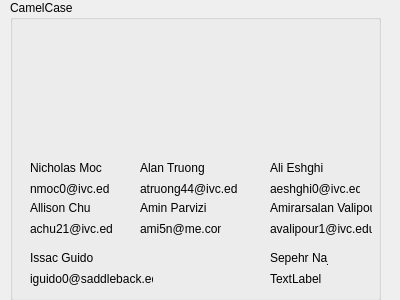
<?xml version="1.0" encoding="UTF-8"?>
<ui version="4.0">
 <class>contact</class>
 <widget class="QWidget" name="contact">
  <property name="geometry">
   <rect>
    <x>0</x>
    <y>0</y>
    <width>400</width>
    <height>300</height>
   </rect>
  </property>
  <property name="windowTitle">
   <string>Form</string>
  </property>
  <widget class="QGroupBox" name="groupBox">
   <property name="geometry">
    <rect>
     <x>10</x>
     <y>0</y>
     <width>371</width>
     <height>301</height>
    </rect>
   </property>
   <property name="title">
    <string>CamelCase</string>
   </property>
   <widget class="QLabel" name="label">
    <property name="geometry">
     <rect>
      <x>80</x>
      <y>-10</y>
      <width>221</width>
      <height>201</height>
     </rect>
    </property>
    <property name="text">
     <string>&lt;html&gt;&lt;head/&gt;&lt;body&gt;&lt;p&gt;&lt;img src=&quot;:/img/img/CamelCaseIncLogo.png&quot;/&gt;&lt;/p&gt;&lt;/body&gt;&lt;/html&gt;</string>
    </property>
   </widget>
   <widget class="QWidget" name="layoutWidget">
    <property name="geometry">
     <rect>
      <x>20</x>
      <y>160</y>
      <width>79</width>
      <height>36</height>
     </rect>
    </property>
    <layout class="QVBoxLayout" name="verticalLayout">
     <item>
      <widget class="QLabel" name="label_2">
       <property name="text">
        <string>Nicholas Moc</string>
       </property>
      </widget>
     </item>
     <item>
      <widget class="QLabel" name="label_4">
       <property name="text">
        <string>nmoc0@ivc.edu</string>
       </property>
      </widget>
     </item>
    </layout>
   </widget>
   <widget class="QWidget" name="layoutWidget">
    <property name="geometry">
     <rect>
      <x>130</x>
      <y>160</y>
      <width>97</width>
      <height>36</height>
     </rect>
    </property>
    <layout class="QVBoxLayout" name="verticalLayout_2">
     <item>
      <widget class="QLabel" name="label_3">
       <property name="text">
        <string>Alan Truong</string>
       </property>
      </widget>
     </item>
     <item>
      <widget class="QLabel" name="label_5">
       <property name="text">
        <string>atruong44@ivc.edu</string>
       </property>
      </widget>
     </item>
    </layout>
   </widget>
   <widget class="QWidget" name="layoutWidget">
    <property name="geometry">
     <rect>
      <x>260</x>
      <y>160</y>
      <width>90</width>
      <height>36</height>
     </rect>
    </property>
    <layout class="QVBoxLayout" name="verticalLayout_3">
     <item>
      <widget class="QLabel" name="label_8">
       <property name="text">
        <string>Ali Eshghi</string>
       </property>
      </widget>
     </item>
     <item>
      <widget class="QLabel" name="label_12">
       <property name="text">
        <string>aeshghi0@ivc.edu</string>
       </property>
      </widget>
     </item>
    </layout>
   </widget>
   <widget class="QWidget" name="layoutWidget">
    <property name="geometry">
     <rect>
      <x>20</x>
      <y>200</y>
      <width>82</width>
      <height>50</height>
     </rect>
    </property>
    <layout class="QVBoxLayout" name="verticalLayout_4">
     <item>
      <widget class="QLabel" name="label_6">
       <property name="text">
        <string>Allison Chu</string>
       </property>
      </widget>
     </item>
     <item>
      <widget class="QLabel" name="label_13">
       <property name="text">
        <string>achu21@ivc.edu
</string>
       </property>
      </widget>
     </item>
    </layout>
   </widget>
   <widget class="QWidget" name="layoutWidget">
    <property name="geometry">
     <rect>
      <x>130</x>
      <y>200</y>
      <width>81</width>
      <height>50</height>
     </rect>
    </property>
    <layout class="QVBoxLayout" name="verticalLayout_5">
     <item>
      <widget class="QLabel" name="label_7">
       <property name="text">
        <string>Amin Parvizi</string>
       </property>
      </widget>
     </item>
     <item>
      <widget class="QLabel" name="label_14">
       <property name="text">
        <string>ami5n@me.com
</string>
       </property>
      </widget>
     </item>
    </layout>
   </widget>
   <widget class="QWidget" name="layoutWidget">
    <property name="geometry">
     <rect>
      <x>260</x>
      <y>200</y>
      <width>102</width>
      <height>50</height>
     </rect>
    </property>
    <layout class="QVBoxLayout" name="verticalLayout_6">
     <item>
      <widget class="QLabel" name="label_9">
       <property name="text">
        <string>Amirarsalan Valipour</string>
       </property>
      </widget>
     </item>
     <item>
      <widget class="QLabel" name="label_15">
       <property name="text">
        <string>avalipour1@ivc.edu
</string>
       </property>
      </widget>
     </item>
    </layout>
   </widget>
   <widget class="QWidget" name="layoutWidget">
    <property name="geometry">
     <rect>
      <x>20</x>
      <y>250</y>
      <width>123</width>
      <height>50</height>
     </rect>
    </property>
    <layout class="QVBoxLayout" name="verticalLayout_7">
     <item>
      <widget class="QLabel" name="label_10">
       <property name="text">
        <string>Issac Guido</string>
       </property>
      </widget>
     </item>
     <item>
      <widget class="QLabel" name="label_16">
       <property name="text">
        <string>iguido0@saddleback.edu
</string>
       </property>
      </widget>
     </item>
    </layout>
   </widget>
   <widget class="QWidget" name="layoutWidget">
    <property name="geometry">
     <rect>
      <x>260</x>
      <y>250</y>
      <width>58</width>
      <height>36</height>
     </rect>
    </property>
    <layout class="QVBoxLayout" name="verticalLayout_8">
     <item>
      <widget class="QLabel" name="label_11">
       <property name="text">
        <string>Sepehr Naji</string>
       </property>
      </widget>
     </item>
     <item>
      <widget class="QLabel" name="label_17">
       <property name="text">
        <string>TextLabel</string>
       </property>
      </widget>
     </item>
    </layout>
   </widget>
  </widget>
 </widget>
 <resources/>
 <connections/>
</ui>
